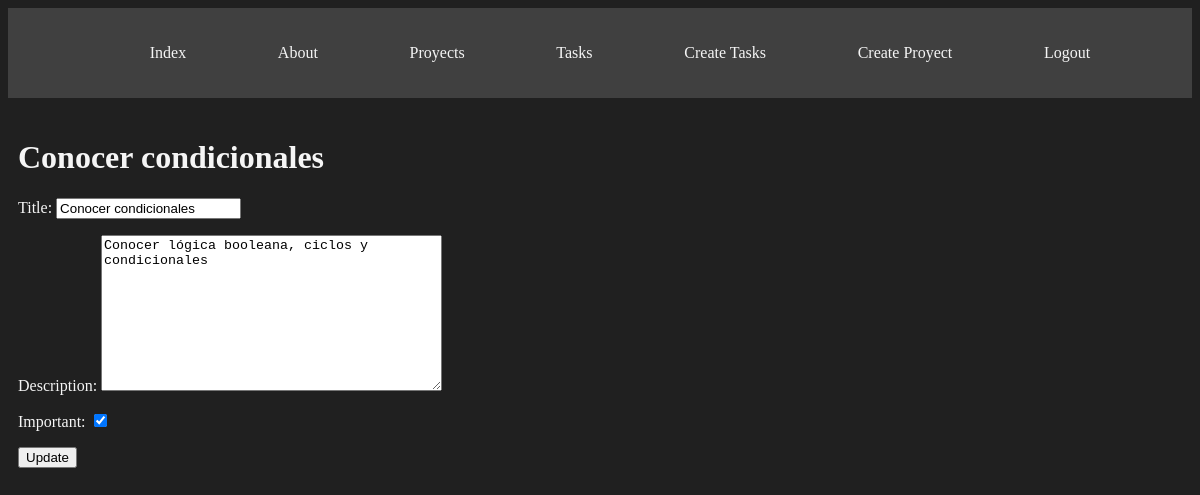
The page /tasks/3 (signed in) on the database its author committed.
### myapp/models.py (models this page shows, shortened)
class Task(models.Model):
    title = models.CharField(max_length=200)
    description = models.TextField()
    proyect = models.ForeignKey(Proyect, on_delete=models.CASCADE)
    done = models.BooleanField(default=False)
    created = models.DateTimeField(auto_now_add=True)
    datecompleted = models.DateTimeField(null=True, blank=True )
    important= models.BooleanField(default=False)
    user = models.ForeignKey(User, on_delete=models.CASCADE)

### myapp/views.py (the view)
# urls.py: path('tasks/<int:task_id>', views.task_detail, name='task_detail'),
def task_detail(request, task_id):
    if request.method == 'GET':
        task = get_object_or_404(Task, pk=task_id)
        form = TaskForm(instance=task)
        return render(request, 'tasks/detail.html', {'task':task, 'form': form})
    else:
        task = get_object_or_404(Task,pk=task_id)
        form = TaskForm(request.POST, instance=task)
        form.save()
        return redirect('tasks')

### myapp/forms.py
class TaskForm(ModelForm):
    class Meta:
        model= Task
        fields= ['title', 'description', 'important']

### myapp/templates/tasks/detail.html (shortened to what this page needs)
{% extends 'layouts/base.html' %}
{% block content %}
    <h1>{{task.title}}    </h1>
    <form action="POST">
        {{form.as_p}}
        <button>
            Update
        </button>
    </form>
{% endblock %}

### myapp/static/styles/main.css (style rules this page uses)
body { background: #202020; color: whitesmoke; }

### rows shown on the page
Task: title "Conocer condicionales", description "Conocer lógica booleana, ciclos y condicionales", important "☑"
